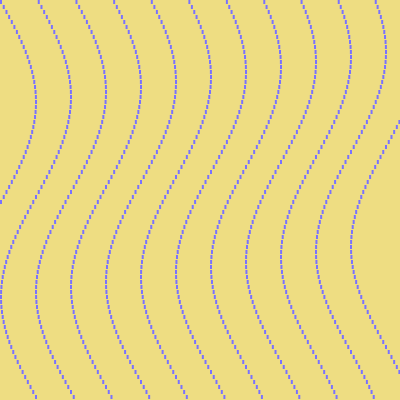
Frame 1 (no input)
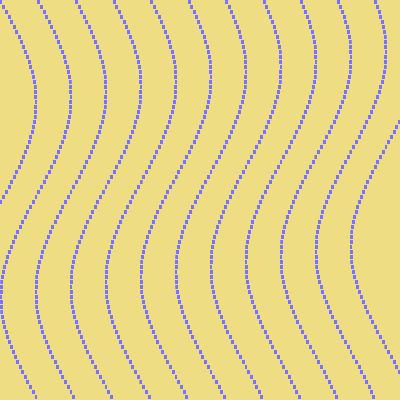
Frame 60 (the mouse pressed at the canvas centre just before this capture)
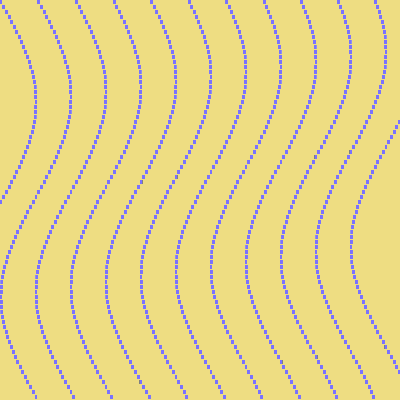
Frame 120 (the mouse held since frame 60 and released just before this capture)

The Processing sketch that drew these frames (run headless with seeded random() and noise(); from frame 60 on, the mouse is pressed at the canvas centre):

// Processing sketch: Sawyer_Bishigayeva_Ex3_4_pde
// ── Sawyer_Bishigayeva_Ex3_4_pde.pde
int r = 255;
int b = 255;
int g = 255;

void setup() {
  size(400, 400);
  background(238, 221, 130); ///light goldenrod
}


void draw() {
  
  float angle = 0.0;
  for (int i = 0; i<= width; i+=35) {
    for (int y = 0; y <= height; y +=5) {
      float z = i + (sin(angle) * 35.0);
      angle += PI/40.0;
      noStroke();
      fill(#7971FF);
      rect(z, y, 2, 4);
    }
  }
}
